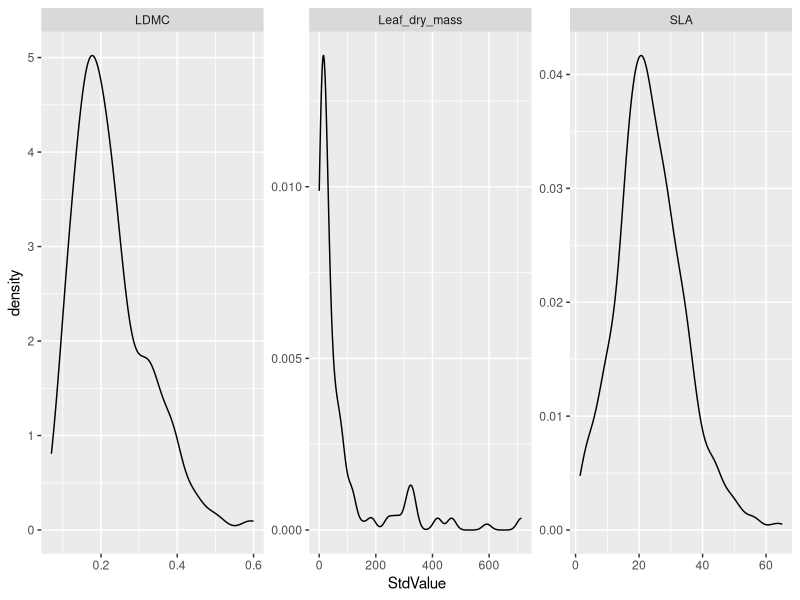
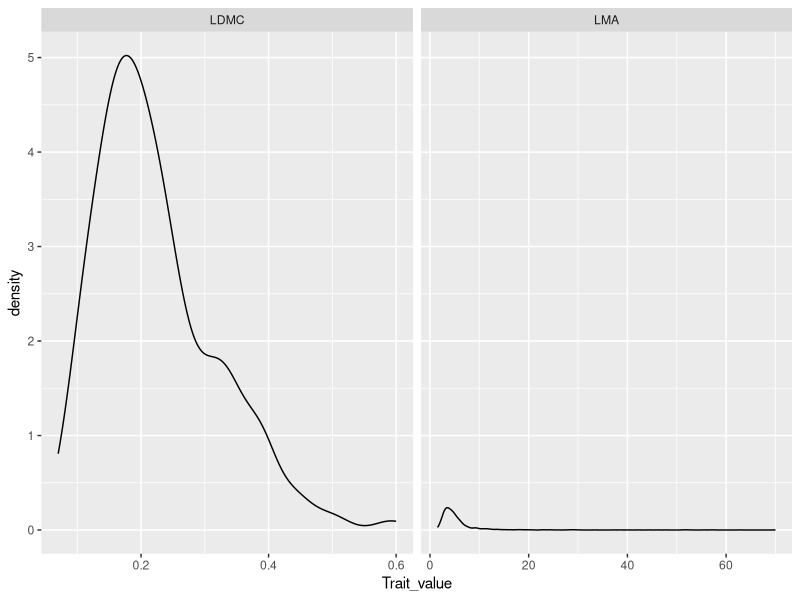
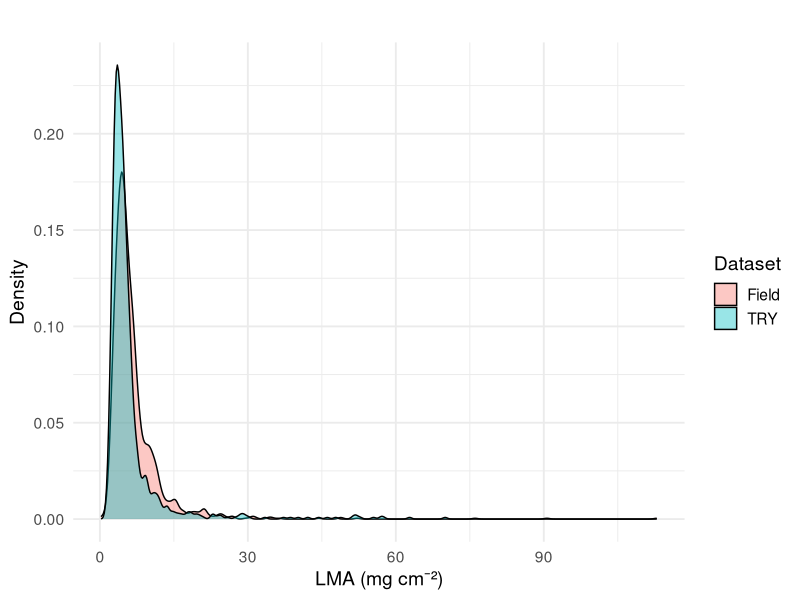
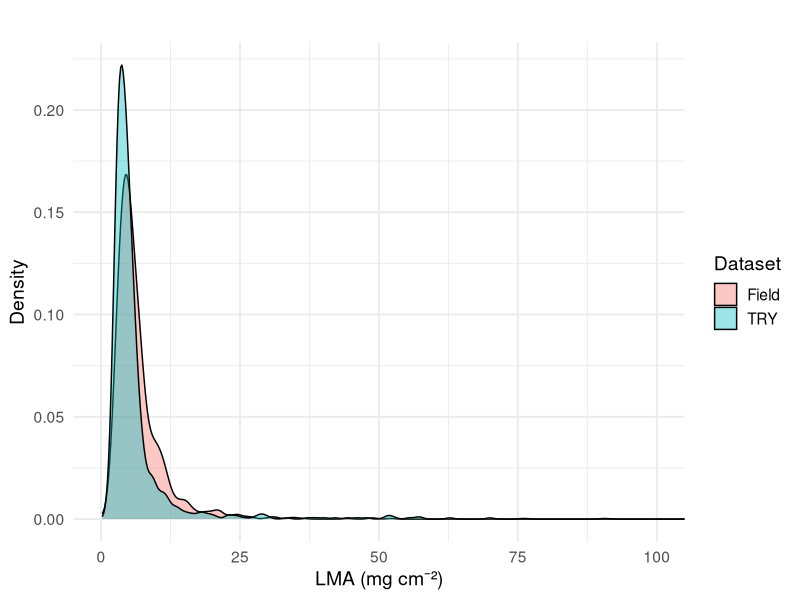
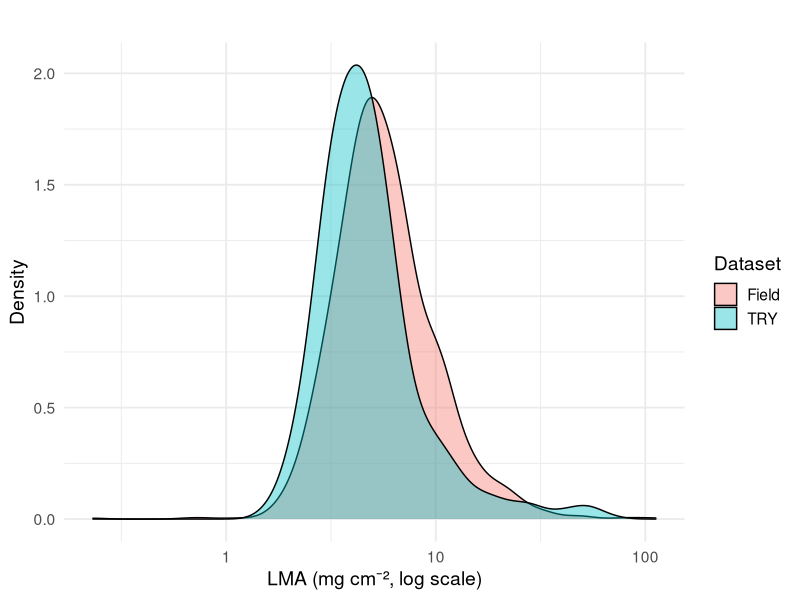
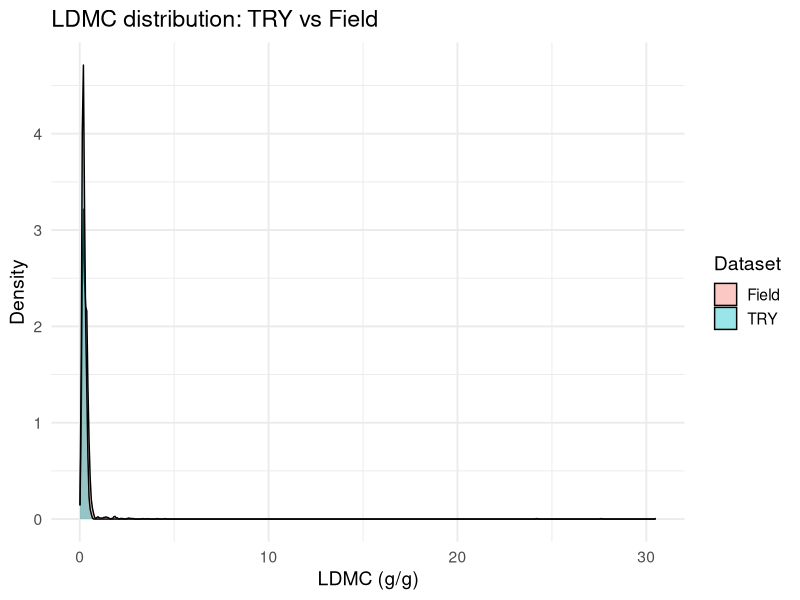
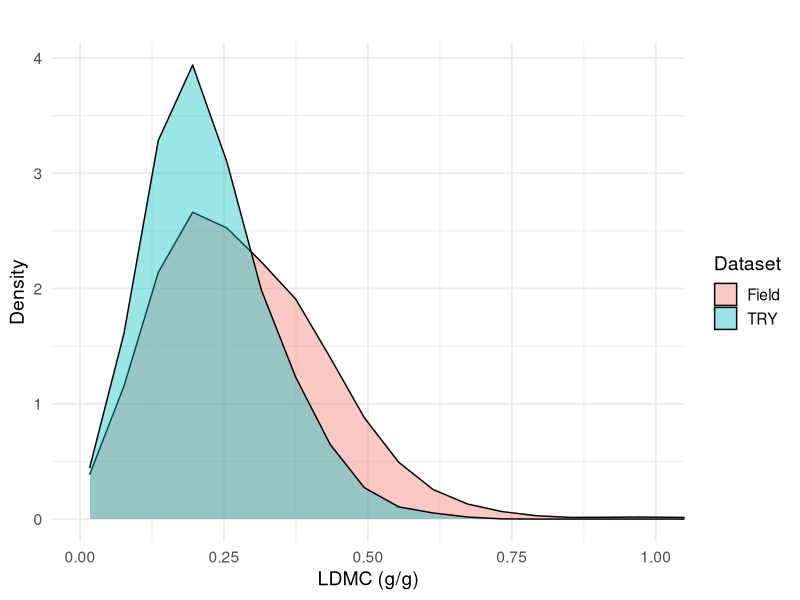
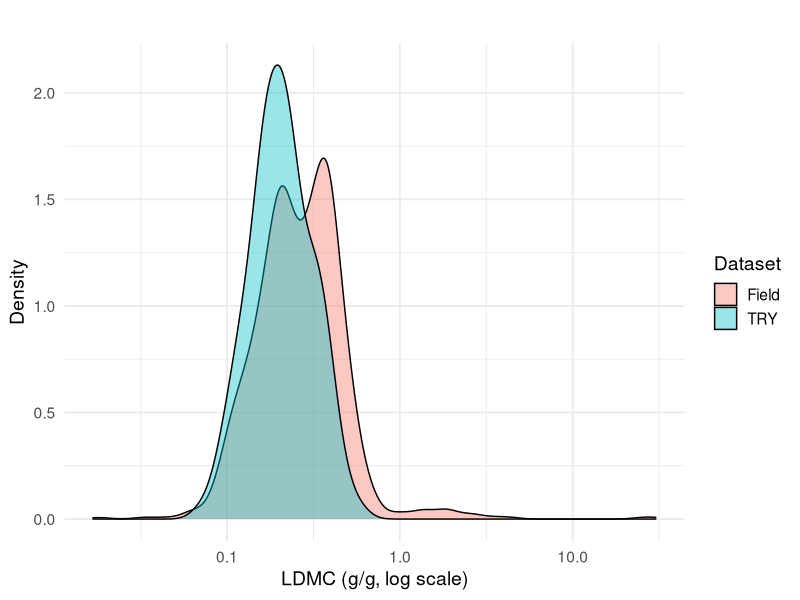

Generate these figures, in order, with R:
# R Thornley
# 16/09/2025
# Look at the distribution of data points from TRY and our data for the key dry leaf traits
rm(list=ls())

library(tidyverse) 

################################################################################
# LOAD THE FIELD DATA
################################################################################

field <- read_csv("results/Field_dry_trait_data_with_flags.csv")

################################################################################
# LOAD TRY DATA AND TIDY 
################################################################################

# load in the TRY trait data
TRY_traits <- read_csv("data/TRY_data/selected_European_data_TRY_our_species.csv")
names(TRY_traits)
# check units
# variable = UnitName
TRY_traits %>% group_by(TraitName) %>% reframe(UnitName) %>% unique()
# LDMC - g/g (in out data we have it as mg/mg but as its a ratio it doens't actually matter)

# make data frame smaller
TRY_traits <- TRY_traits %>% select(AccSpeciesName, New_trait_name, StdValue, UnitName)
# count the number of entries per trait
TRY_traits %>% group_by(New_trait_name) %>% tally()
ggplot(TRY_traits, aes(StdValue)) + geom_density() + facet_wrap(~ New_trait_name, scales = "free")

# filter out for SLA and LDMC
TRY_traits <- TRY_traits %>% filter(New_trait_name %in% c("LDMC", "SLA")) %>% 
  rename(Trait_name = New_trait_name, Trait_value = StdValue)

# Create LMA from SLA: LMA = 1/SLA
TRY_traits
TRY_traits <-
  TRY_traits %>% 
  mutate(Trait_value = if_else(Trait_name == "SLA", 100/Trait_value, Trait_value)) %>%
  mutate(Trait_name = if_else(Trait_name == "SLA", "LMA", Trait_name)) %>%
  mutate(UnitName = if_else(UnitName == "mm2 mg-1", "mg cm-2", UnitName))

TRY_traits <- 
  TRY_traits %>% mutate(Species = case_when(AccSpeciesName == "Agrimonia eupatoria" ~ "AE",
                                            AccSpeciesName == "Anthoxanthum odoratum" ~ "AO",
                                            AccSpeciesName == "Brachypodium pinnatum" ~ "BP",
                                            AccSpeciesName == "Brachypodium sylvaticum" ~ "BS",
                                            AccSpeciesName == "Cirsium arvense" ~ "CA",
                                            AccSpeciesName == "Clinopodium vulgare" ~ "CV",
                                            AccSpeciesName == "Equisetum palustre" ~ "EP",
                                            AccSpeciesName == "Hydrocotyle vulgaris" ~ "HV",
                                            AccSpeciesName == "Lotus corniculatus" ~ "LC",
                                            AccSpeciesName == "Mentha aquatica" ~ "MA",
                                            AccSpeciesName == "Primula veris" ~ "PV",
                                            AccSpeciesName == "Pulicaria dysenterica"  ~ "PD",
                                            AccSpeciesName == "Ranunculus repens" ~ "RR",
                                            AccSpeciesName == "Rumex acetosa"  ~ "RA",
                                            AccSpeciesName == "Salix repens"  ~ "SR",
                                            AccSpeciesName == "Taraxacum campylodes" ~ "TA",
                                            AccSpeciesName == "HYACINTHOIDES NON-SCRIPTA" ~ "HN"))
names(TRY_traits)
TRY_traits$data_set <- "TRY"
TRY_traits <- TRY_traits %>% dplyr::select(Trait_name, Trait_value, Species, data_set)

# visualise the data
TRY_traits %>% 
  ggplot(aes(Trait_value)) + geom_density() + 
  facet_wrap(~ Trait_name, scale = "free_x")

################################################################################
# JOIN THE DATA - COMPARE SPECIES DISTRIBUTIONS
################################################################################

unique(field$is_outlier)
TRY_traits$is_outlier <- FALSE

names(TRY_traits)
names(field)
common_cols <- intersect(names(TRY_traits), names(field))

TRY_traits <- TRY_traits[, common_cols]
field <- field[, common_cols]


both <- rbind(TRY_traits, field)

TRY_traits %>% group_by(Species) %>% tally()

# Define a color palette
my_colors <- c("TRY" = "#00BFC4", "field" = "#F8766D")

#################################################################################################
# L GOWLING
# 02/11/2025
#PLOTTING LMA
###################################################################################################

# LMA
plot_LMA <- both %>%
  filter(Trait_name == "LMA") %>%
  ggplot(aes(x = Trait_value, fill = data_set)) +
  geom_density(alpha = 0.4) +
  scale_fill_manual(name = "Dataset",                  
                    values = c("TRY" = "#00BFC4", "field" = "#F8766D"),  
                    labels = c("TRY" = "TRY", "field" = "Field")) +
  labs(
    title = "",
    x = "LMA (mg cm⁻²)",
    y = "Density",
    fill = "Dataset"
  ) +
  theme_minimal(base_size = 14)

plot_LMA

########################################################################################
#ORIGINAL LMA PLOT SKEWED LEFT SO TRYING TWO DIFFERENT APPROACHES
#1. Using coord_cartesin 
#2. log transforming the plot 
###########################################################################################

#1. 
plot_LMA1 <- both %>%
  filter(Trait_name == "LMA") %>%
  ggplot(aes(x = Trait_value, fill = data_set)) +
  geom_density(alpha = 0.4, adjust = 1.5) +
  scale_fill_manual(
    name = "Dataset",
    values = c("TRY" = "#00BFC4", "field" = "#F8766D"),
    labels = c("TRY" = "TRY", "field" = "Field")
  ) +
  coord_cartesian(xlim = c(0, 100)) +  # adjust to the main LMA range
  labs(
    title = "",
    x = "LMA (mg cm⁻²)",
    y = "Density"
  ) +
  theme_minimal(base_size = 14)

plot_LMA1

#2. 
plot_LMA2 <- both %>%
  filter(Trait_name == "LMA") %>%
  ggplot(aes(x = Trait_value, fill = data_set)) +
  geom_density(alpha = 0.4, adjust = 1.5) +   # smooth the curve
  scale_fill_manual(
    name = "Dataset",
    values = c("TRY" = "#00BFC4", "field" = "#F8766D"),
    labels = c("TRY" = "TRY", "field" = "Field")
  ) +
  scale_x_log10() +  # log-transform x-axis
  labs(
    title = "",
    x = "LMA (mg cm⁻², log scale)",
    y = "Density"
  ) +
  theme_minimal(base_size = 14)

plot_LMA2

##########################################################################################################
#1.PLOTTING LDMC 
#2. THEN USING COOR_CARTESIAN 
#3.THEN LOG TRANSFORMING
#################################################################################################
#1.
plot_LDMC <- both %>%
  filter(Trait_name == "LDMC") %>%
  ggplot(aes(x = Trait_value, fill = data_set)) +
  geom_density(alpha = 0.4) +
  scale_fill_manual(name = "Dataset",
                    values = c("TRY" = "#00BFC4", "field" = "#F8766D"),
                    labels = c("TRY" = "TRY", "field" = "Field")) +
  labs(
    title = "LDMC distribution: TRY vs Field",
    x = "LDMC (g/g)",
    y = "Density",
    fill = "Dataset"
  ) +
  theme_minimal(base_size = 14)

plot_LDMC

#2.
plot_LDMC1 <- both %>%
  filter(Trait_name == "LDMC") %>%
  ggplot(aes(x = Trait_value, fill = data_set)) +
  geom_density(alpha = 0.4, adjust = 2) +
  scale_fill_manual(name = "Dataset",                  
                    values = c("TRY" = "#00BFC4", "field" = "#F8766D"),  
                    labels = c("TRY" = "TRY", "field" = "Field")) +
  coord_cartesian(xlim = c(0, 1)) +  
  labs(
    title = "",
    x = "LDMC (g/g)",
    y = "Density",
    fill = "Dataset"
  ) +
  theme_minimal(base_size = 14)

plot_LDMC1

#3.
plot_LDMC2 <- both %>%
  filter(Trait_name == "LDMC") %>%
  ggplot(aes(x = Trait_value, fill = data_set)) +
  geom_density(alpha = 0.4, adjust = 1.2) +      
  scale_fill_manual(name = "Dataset",
                    values = c("TRY" = "#00BFC4", "field" = "#F8766D"),
                    labels = c("TRY" = "TRY", "field" = "Field")) +
  scale_x_log10() +                             
  labs(
    title = "",
    x = "LDMC (g/g, log scale)",
    y = "Density",
    fill = "Dataset"
  ) +
  theme_minimal(base_size = 14)

plot_LDMC2

###################################################################################################
#SEPERATING BY SPECIES 
#########################################################################################################
library(tidyverse)

# Filter to only LMA and LDMC
both_traits <- both %>% 
  filter(Trait_name %in% c("LMA", "LDMC"))

# Define color palette
my_colors <- c("TRY" = "#00BFC4", "field" = "#F8766D")

# Get list of species and traits
species_list <- unique(both_traits$Species)
trait_list <- unique(both_traits$Trait_name)

# Loop through species and traits
for(sp in species_list) {
  for(tr in trait_list) {
    
    p <- both_traits %>%
      filter(Species == sp, Trait_name == tr) %>%
      ggplot(aes(x = Trait_value, fill = data_set)) +
      geom_density(alpha = 0.4, adjust = 1.5) +
      scale_fill_manual(values = my_colors,
                        name = "Dataset",
                        labels = c("TRY" = "TRY", "field" = "Field")) +
      labs(
        title = paste(sp),
        x = tr,
        y = "Density"
      ) +
      theme_minimal(base_size = 12)
    
    print(p)  # shows plot in RStudio
    

  }
}
